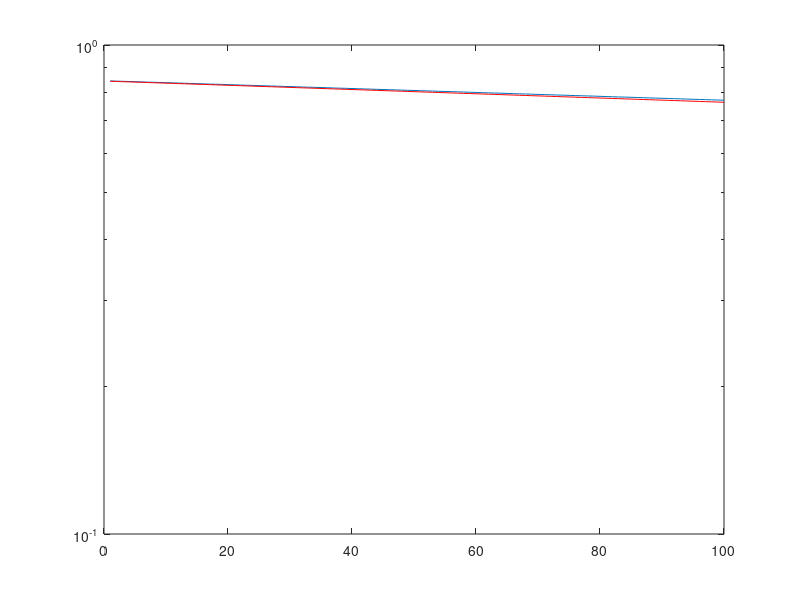

Here is the MATLAB script that generated this plot:
clc;
clear all;
close all;
% txt='RBFNN_FRBFNN.mat';

epoch=100;%2000;

eta = 1e-3;
eta_f = eta;
alpha = 0.5;
neu = 0.5;
beeta=0.01;

c=[-1:sqrt(beeta):1;-1:sqrt(beeta):1]';

n1 = length(c);
temp=0;
% R=0;


x1=-1:0.1:1;
x2=-1:0.1:1;

% x1=randn(1,1000);
% x2=randn(1,1000);

f=[];
P=[];

for i=1:length(x2)
    f=[f exp(-(x1.^2+x2(i).^2))];
    P=[P; x1' repmat(x2(i),length(x1),1)];
end

[m n] = size(P);

   for i1=1:m
        for i2=1:n1
            phi(i1,i2)=exp((-(norm(P(i1,:)-c(i2,:))^2))/beeta^2);
        end
   end

  
   
% R=phi'*phi;
R= eye(n1);
Rho=f*f';

W_opt = diag(Rho*eye(size(R)))'*inv(R);
W_opt = W_opt./sum(W_opt);
Delta_I = eye(size(R))-eta*(diag(diag(R)));

% R=0;

for run=1:1
    
weight = randn(1,n1);
bias = randn();

weight_f = weight;
bias_f = bias;

    
for k=1:epoch
    I(k)=0;
    I_f(k)=0;
    
%     ind=1:m;%randperm(m);
    ind=randperm(m);
%     k
    for i1=1:m
        for i2=1:n1
            phi(1,i2)=exp((-(norm(P(ind(i1),:)-c(i2,:))^2))/beeta^2);
        end
        
        y(i1)=weight*phi(1,:)';% + bias;
        e=f(ind(i1))-y(i1);
%         I(k)=I(k)+e*e';
               
        weight = weight + eta*e*phi(1,:);
%         bias = bias + eta*e;
        Delta_W =abs(W_opt-weight);
        I(k)=I(k)+mean(Delta_W);

%         temp = 1/(norm(phi(1,:)+1e-10)^2);
%           temp = sum(diag(R));
%         weight = weight + 1*e*phi(i1,:)*temp;
%         bias = bias + 1*e*temp;
        

%         y_f(i1)=weight_f*phi(1,:)' + bias_f;
        
%         e_f=f(ind(i1))-y_f(i1);
%         I_f(k)=I_f(k)+e_f*e_f';
             
%         weight_f = weight_f + eta_f*e_f*phi(i1,:).*(alpha+(1-alpha)*real(weight_f.^(1-neu)));
%         bias_f = bias_f + eta_f*e_f.*(alpha+(1-alpha)*real(bias_f.^(1-neu)));

%         eta_f = 0.9*eta_f + 0.9*e_f^2;
%        if (eta_f>(temp))
%            eta_f = temp;
%        end
       
%         weight_f = weight_f + eta_f*(e_f)*phi(1,:);
%         bias_f = bias_f + eta_f*e_f;
        
%         weight_f = weight_f + eta_f*e_f*phi(1,:)*temp;
%         bias_f = bias_f + eta_f*e_f*temp;

%     R = ((i1-1)*R + phi'*phi)./i1;
    end
    
I_f(k)=mean(abs((Delta_I^(k+1))*(W_opt-weight_f)')) ;      % After approximation 
% I= I./m;
end

 

I100(run,:) = I./m;
I_f100(run,:) = I_f;
end

% R

semilogy(mean(I100,1))
hold on
semilogy(mean(I_f100,1),'r')
% 
% figure
% plot(f,'^-g');
% hold on;
% plot(y(ind),'o-b');
% plot(y_f(ind),'*-r');

